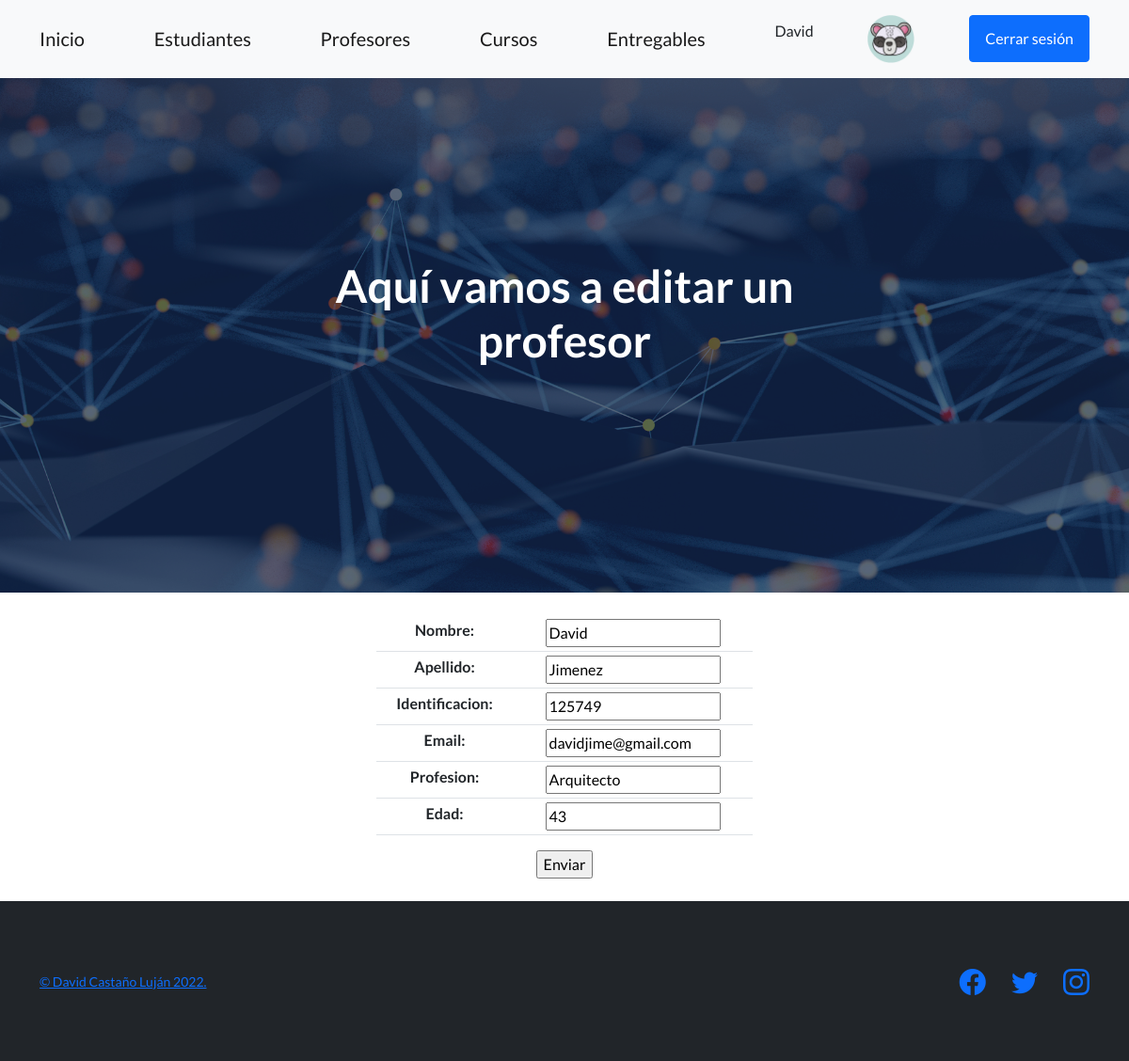
The page /AppCoder/editarProfesor/125749 (signed in) on the database its author committed.
### AppCoder/models.py (models this page shows)
class AvatarImagen(models.Model):
    usuario = models.ForeignKey(User, on_delete=models.CASCADE)
    imagen = models.ImageField(upload_to="avatares", null=True, blank=True)

class Profesor(models.Model):
    nombre = models.CharField(max_length=40)
    apellido = models.CharField(max_length=40)
    identificacion = models.IntegerField(default=0)
    email = models.EmailField()
    profesion = models.CharField(max_length=40)
    edad = models.IntegerField(default = 0)

### AppCoder/views.py (the view)
# urls.py: path('editarProfesor/<profesor_identificacion>', editarProfesor, name='editarProfesor'),
@login_required
def editarProfesor(request, profesor_identificacion):
    profesor_elegido=Profesor.objects.get(identificacion=profesor_identificacion)
    if request.method == 'POST':
        miFormulario = ProfesorFormulario(request.POST)
        if miFormulario.is_valid():
            infoDict = miFormulario.cleaned_data
            profesor_elegido.nombre=infoDict["nombre"]
            profesor_elegido.apellido=infoDict["apellido"]
            profesor_elegido.identificacion=infoDict["identificacion"]
            profesor_elegido.email=infoDict["email"]
            profesor_elegido.profesion=infoDict["profesion"]
            profesor_elegido.edad=infoDict["edad"]
            profesor_elegido.save()
            return render(request, "AppCoder/index.html")
    else:
        miFormulario = ProfesorFormulario(initial={"nombre": profesor_elegido.nombre, "apellido": profesor_elegido.apellido, "identificacion": profesor_elegido.identificacion, "email": profesor_elegido.email, "profesion": profesor_elegido.profesion, "edad": profesor_elegido.edad})
    return render(request, "AppCoder/editarProfesor.html", {"formulario1": miFormulario})

### AppCoder/forms.py
class ProfesorFormulario(forms.Form):
    nombre = forms.CharField()
    apellido = forms.CharField()
    identificacion = forms.IntegerField()
    email = forms.EmailField()
    profesion = forms.CharField()
    edad = forms.IntegerField()

### AppCoder/templates/AppCoder/editarProfesor.html
{% extends "AppCoder/padre.html" %}
{% block titulo %}
    Aquí vamos a editar un profesor
{% endblock %}
{% block formulario %}
<br>
<div style="width: 400px; margin: 0 auto;">
<form action="" method="POST"> {% csrf_token %}
        <table class="table table-sm">
        {{formulario1.as_table}}
        </table>
    <input type = "submit" value="Enviar">
</form>
</div>
<br>
{% endblock %}

### AppCoder/templates/AppCoder/padre.html (shortened to what this page needs)
<!DOCTYPE html>
<html lang="en">
    <head>{% load static %}
        <link href="https://cdn.jsdelivr.net/npm/bootstrap-icons@1.5.0/font/bootstrap-icons.css" rel="stylesheet" type="text/css" />
        <link href="{% static 'AppCoder/css/styles.css' %}" rel="stylesheet" />
    </head>
    <body>
        <nav class="navbar navbar-light bg-light static-top">
            <div class="container">
                <a class="navbar-brand" href="{% url 'Start' %}">Inicio</a>
                <a class="navbar-brand" href="{% url 'Estudiantes' %}">Estudiantes</a>
                <a class="navbar-brand" href="{% url 'Profesores' %}">Profesores</a>
                <a class="navbar-brand" href="{% url 'Cursos' %}">Cursos</a>
                <a class="navbar-brand" href="{% url 'Entregables' %}">Entregables</a>
                {% if request.user.is_authenticated %}
                <p>{{request.user.first_name}}</p>
                    {% with request.user.avatarimagen_set.first as avatar %}
                        {% if avatar%}
                        <img src="{{avatar.imagen.url}}" alt="" width="50px" class="navbar-text">
                        {% else %}
                        <img src="../../../media/avatares/default.png" alt="" width="50px" class="navbar-text">
                        {% endif %}
                        {% endwith %}
                        <a class="btn btn-primary" href="{% url 'cerrar sesion' %}">Cerrar sesión</a>
                {% else %}
                <a class="btn btn-primary" href="{% url 'iniciar sesion' %}">Iniciar sesión</a>
                <a class="btn btn-primary" href="{% url 'registro' %}">Registrarse</a>
                {% endif %}
            </div>
        </nav>
        <header class="masthead">
            <div class="container position-relative">
                <div class="row justify-content-center">
                    <div class="col-xl-6">
                        <div class="text-center text-white">
                            <h1 class="mb-5">
                                {% block titulo %}
                                {% endblock %}
                            </h1>
                        </div>
                    </div>
                </div>
            </div>
        </header>
        <div class="container text-center">
                {% block formulario %}
                {% endblock %}
        </div>
        <footer class="footer bg-dark">
            <div class="container">
                <div class="row">
                    <div class="col-lg-6 h-100 text-center text-lg-start my-auto">
                        <p class="text-muted small mb-4 mb-lg-0"> <a href="{% url 'aboutMe' %}">&copy; David Castaño Luján 2022.</a></p>
                    </div>
                    <div class="col-lg-6 h-100 text-center text-lg-end my-auto">
                        <ul class="list-inline mb-0">
                            <li class="list-inline-item me-4">
                                <a href="https://www.facebook.com/davidcaslu"><i class="bi-facebook fs-3"></i></a>
                            </li>
                            <li class="list-inline-item me-4">
                                <a href="https://twitter.com/davidcaslu"><i class="bi-twitter fs-3"></i></a>
                            </li>
                            <li class="list-inline-item">
                                <a href="https://www.instagram.com/davidcaslu/"><i class="bi-instagram fs-3"></i></a>
                            </li>
                        </ul>
                    </div>
                </div>
            </div>
        </footer>
    </body>
</html>

### rows shown on the page
AvatarImagen: imagen (picture)
Profesor: nombre "David", apellido "Jimenez", identificacion "125749", email "davidjime@gmail.com", profesion "Arquitecto", edad "43"

### other values the page prints
{{ request.user.first_name }} "David"
